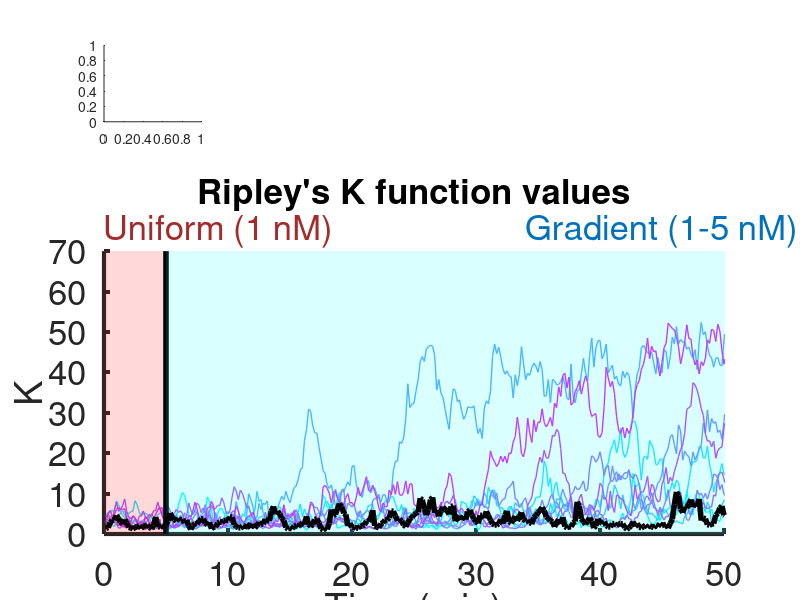

MATLAB code to generate this figure: (Note: this script raises an error after producing the figure.)
% Plot the snapshots of 3D Cdc42-GTP distribution at different time points. 
% Simulations were performed with 1 nM uniform pheromone for the first 5 min 
% and then switched to a 1- 5 nM pheromone gradient
load('FigureData/Figure7A2.mat')
seeds = 10;
% Color map for the plots.
cmap = cool(seeds);
% Time in the unit of minutes.
time = (0:10:8000)/60;
figure('units','pixels','position',[300 300 800 700]); 
for j = 1:seeds
    subplot(10,10,41:100); hold on
    % Plot time series of K
    plot(time,K(j,:),'color',cmap(j, :),'linewidth',1)
end
% Mark the time point where uniform pheromone was switched to a pheromone
% gradient.
patch([0,0,300/60,300/60],[0,70,70,0],'r',...
    'edgecolor','r','facealpha',0.15,'edgealpha',0.15)
plot([300/60,300/60],[0,70],'k-','linewidth',4)
patch([8000/60,8000/60,300/60,300/60],[0,70,70,0],'c',...
    'edgecolor','c','facealpha',0.15,'edgealpha',0.15)
ylim([0,70])
xlim([0,50])
xlabel('Time (min)')
ylabel('K')
set(gca,'fontsize',25)
set(gca,'linewidth',3)
text(0,75,'Uniform (1 nM)','fontsize',25,'color','#A52A2A')
text(34,75,'Gradient (1-5 nM)','fontsize',25,'color','#0072BD')
title('Ripley''s K function values','fontsize',25,'position',[25,80])

% Mark one line of K in black and  plotted its snapshots of Cdc42-GTP
% at different time points. 
plot(time,K(10,:),'color','k','linewidth',4)
L = 8.8623; % domain length
load('Coordinates/Figure7A2_coordinates.mat')
r = 2.5;
subplot(10,10,[1,2,11,12])
plot_sphere(x_1,y_1,z_1,r,90,0);
text(0,-0.5,-3.5,'1 min','fontsize',25)

subplot(10,10,[3,4,13,14])
plot_sphere(x_2,y_2,z_2,r,90,0);
text(0,-0.5,-3.5,'30 min','fontsize',25)

subplot(10,10,[5,6,15,16])
plot_sphere(x_3,y_3,z_3,r,90,0);
text(0,-0.5,-3.5,'60 min','fontsize',25)

subplot(10,10,[7,8,17,18])
plot_sphere(x_4,y_4,z_4,r,90,0);
text(0,-0.5,-3.5,'70 min','fontsize',25)

subplot(10,10,[9,10,19,20])
Gaussian_on_a_sphere(1,4)
title('1-5 nM gradient','position',[0,0,1.3])

colormap(turbo)
set_colorbar